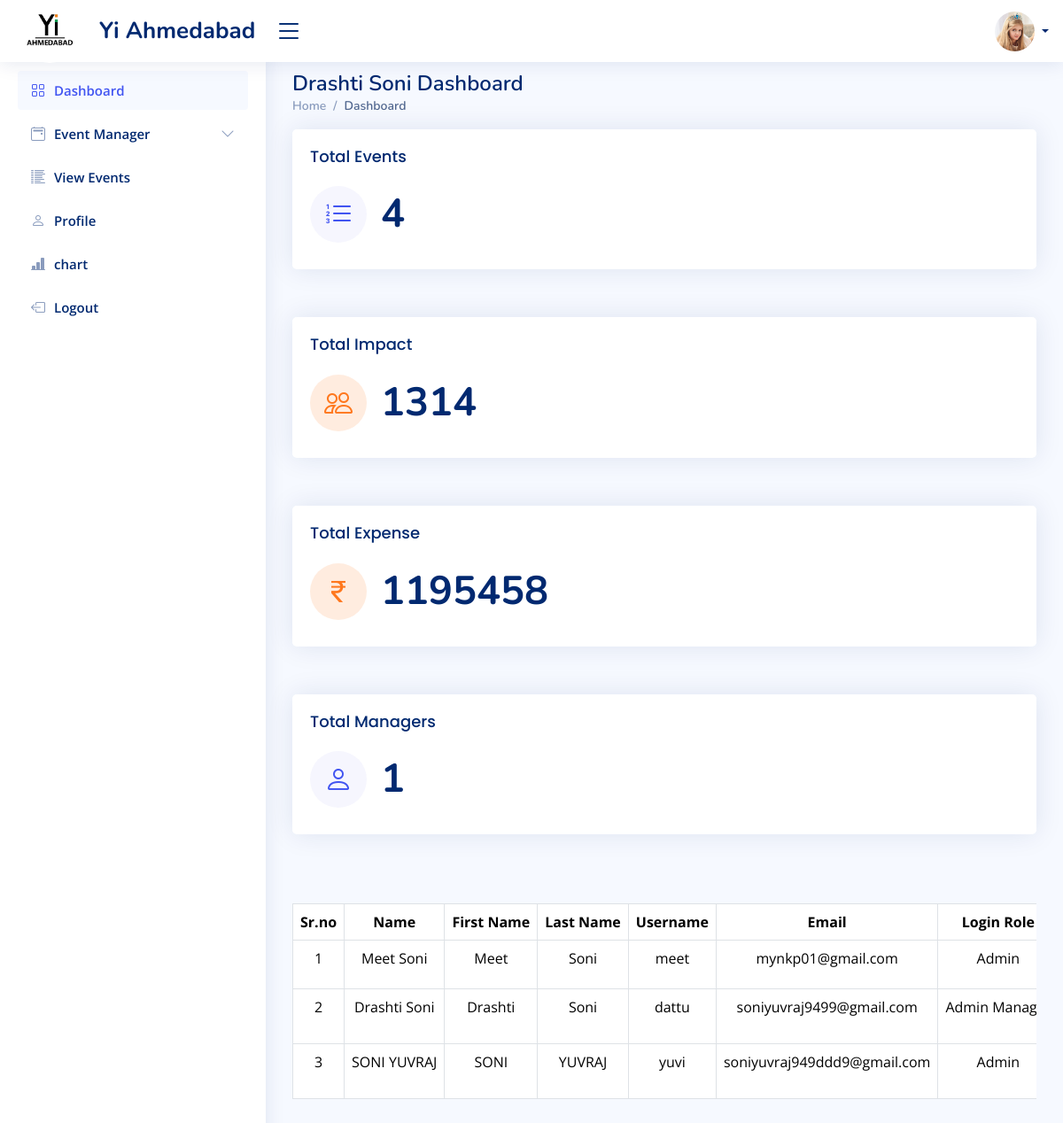
Before: /Admin-Dashboard (signed in) with the older database file.
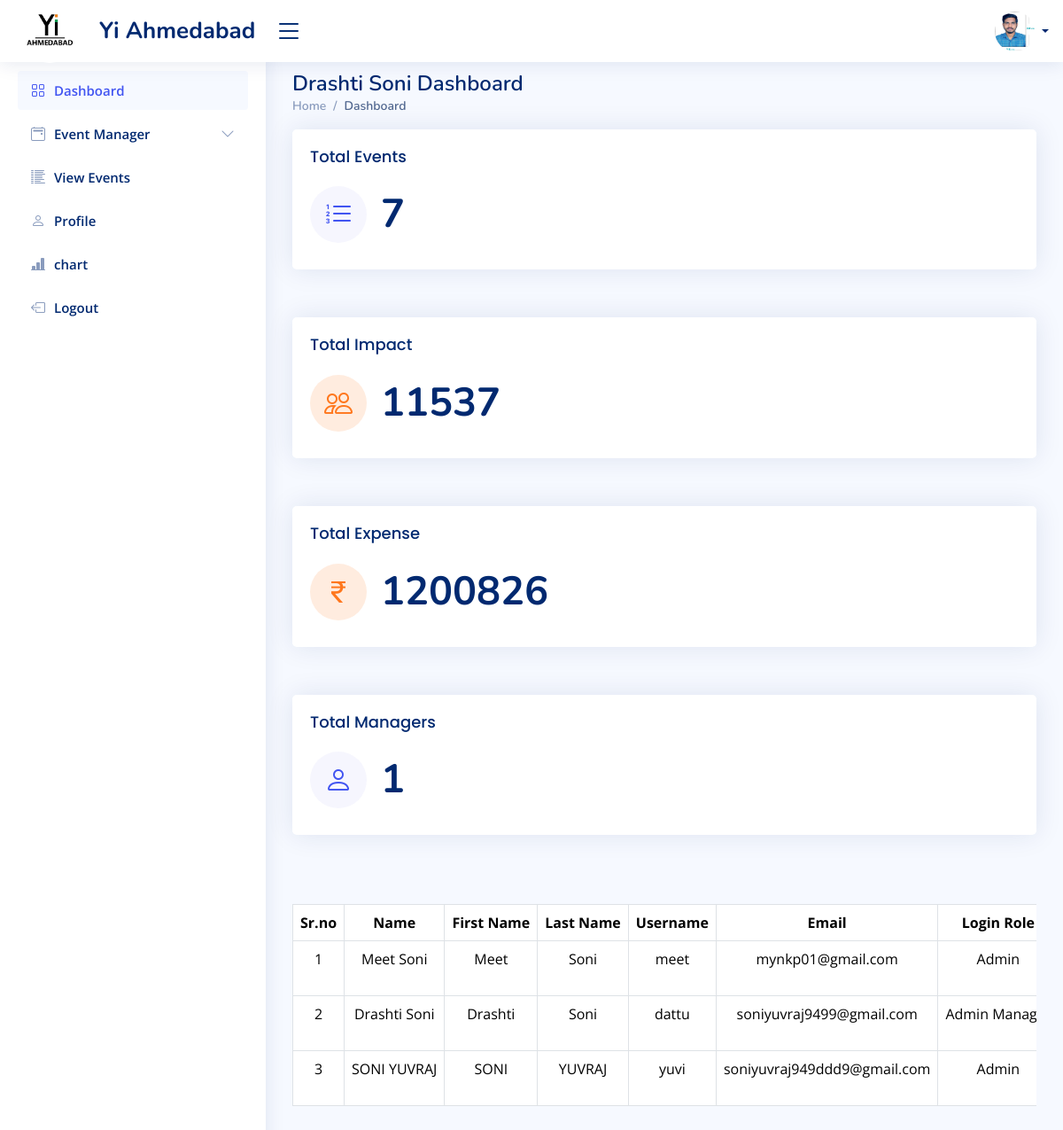
After: the same page with the newer database file.
### admin_app/models.py (models this page shows)
class LoginSide(AbstractUser):
    id = models.UUIDField(primary_key=True,default=uuid.uuid4,editable=False)
    login_role = models.ManyToManyField(Login_Role,)
    first_name = models.CharField(max_length=200,null=True)
    last_name = models.CharField(max_length=200)
    email = models.EmailField(max_length=200,unique=True,)
    photo = models.ImageField(upload_to='user_photo/', null=True)
    phone_number = models.CharField(max_length=15,default='Phone Number')

### admin_app/views.py (the view)
# urls.py: path('Admin-Dashboard',Admin_Dashboard,name='Admin_Dashboard'),
@login_required(login_url='Admin_Login')
def Admin_Dashboard(request):
    if not request.user.login_role.filter(name='Admin').exists():
        return redirect('Error-Page')
    total_event = Event_Data.objects.count()
    total_user_data = LoginSide.objects.filter(login_role='Manager')
    total_user = total_user_data.count()
    total_expense_result = Event_Data.objects.aggregate(Sum('event_expense'))
    total_expense =total_expense_result['event_expense__sum'] if total_expense_result['event_expense__sum'] is not None else 0
    total_impact_result = Event_Data.objects.aggregate(Sum('total_impact'))
    total_impact = total_impact_result['total_impact__sum'] if total_impact_result['total_impact__sum']is not None else 0
    impact_avg = Event_Data.objects.aggregate(Avg('total_impact'))
    avg_impact = impact_avg['total_impact__avg'] if impact_avg['total_impact__avg']is not None else 0
    all_user = LoginSide.objects.filter(login_role__in=['Manager','Admin']).distinct()
    contex = {
        'users_data':all_user,
        'total_manager' :total_user,
        'total_event':total_event,
        'total_impact':total_impact,
        'impact_avg':avg_impact,
        'total_expense':total_expense,
    }
    return render(request, 'Admin/AdminDashboard.html',contex)

### admin_app/Templates/Admin/AdminDashboard.html (shortened to what the changed rows need)
{% load static %}
<!DOCTYPE html>
<html lang="en">
<head>
  <link href="{% static 'assets/vendor/bootstrap/css/bootstrap.min.css' %}" rel="stylesheet">
  <link href="{% static 'assets/vendor/bootstrap-icons/bootstrap-icons.css' %}" rel="stylesheet">
  <link href="{% static 'assets/css/style.css' %}" rel="stylesheet">
</head>
<body>
  {% include 'Admin/components/header.html' %}
  <main id="main" class="main">
    <div class="pagetitle">
      <h1>{{ user.first_name }} {{ user.last_name }} Dashboard</h1>
      <nav>
        <ol class="breadcrumb">
        </ol>
      </nav>
    </div>
    <section class="section dashboard">
      <div class="row">
        <div class="col-lg-12">
          <div class="row">
            <div class="col-xxl-3 col-xl-12 col-sm-12 mb-4">
              <div class="card info-card sales-card">
                <div class="card-body">
                  <div class="d-flex align-items-center">
                    <div class="ps-3">
                      <h6 class="count">{{ total_event }}</h6>
                    </div>
                  </div>
                </div>
              </div>
            </div>
            <div class="col-xxl-3 col-xl-12 col-sm-12 mb-4">
              <div class="card info-card customers-card">
                <div class="card-body">
                  <div class="d-flex align-items-center">
                    <div class="ps-3">
                      <h6 class="count">{{ total_impact }}</h6>
                    </div>
                  </div>
                </div>
              </div>
            </div>
            <div class="col-xxl-3 col-xl-12 col-sm-12 mb-4">
              <div class="card info-card customers-card">
                <div class="card-body">
                  <div class="d-flex align-items-center">
                    <div class="ps-3">
                      <h6 class="count">{{ total_expense }}</h6>
                    </div>
                  </div>
                </div>
              </div>
            </div>
          </div>
        </div>
      </div>
      <div class="table-responsive mt-4">
        <table class="table table-bordered">
          <thead>
            <tr class="text-nowrap" align="center">
              <th>Sr.no</th>
              <th>Name</th>
              <th>First Name</th>
              <th>Last Name</th>
              <th>Username</th>
              <th>Email</th>
              <th>Login Role</th>
            </tr>
          </thead>
           {% for manager in users_data %}
          <tbody>
              <tr class="text-nowrap" align="center">
                <td>{{ forloop.counter }}</td>
                <td>{{ manager.first_name }} {{ manager.last_name }}</td>
                <td>{{ manager.first_name }}</td>
                <td>{{ manager.last_name }}</td>
                <td>{{ manager.username }}</td>
                <td>{{ manager.email }}</td>
                <td>
                  {% for i in manager.login_role.all %}
                    {{ i.name }}
                  {% endfor %}
                </td>
              </tr>
            {% endfor %}
          </tbody>
        </table>
      </div>
    </section>
<br>
  </main>
</body>
</html>

### admin_app/Templates/Admin/components/header.html (shortened to what this page needs)
{% load static %}
<header id="header" class="header fixed-top d-flex align-items-center">
    <div class="d-flex align-items-center justify-content-between">
      <a href="{% url 'Admin_Dashboard' %}" class="logo d-flex align-items-center">
  <img src="{% static 'Image/YIIMG.png' %}" alt="logo img" class="rounded-circle" >
        <span class="d-none d-lg-block">Yi Ahmedabad</span>
      </a>
      <i class="bi bi-list toggle-sidebar-btn"></i>
    </div>
    <nav class="header-nav ms-auto">
      <ul class="d-flex align-items-center">
        <li class="nav-item dropdown pe-3">
          <a class="nav-link nav-profile d-flex align-items-center pe-0" href="#" data-bs-toggle="dropdown">
            <img src="{% if user.photo %}{{ user.photo.url }}{% else %}{% static 'Image/img.png' %}{% endif %}" height="45px" width="45px" alt="Profile" class="rounded-circle">
            <span class="d-none d-md-block dropdown-toggle ps-2"></span>
          </a>
        </li>
      </ul>
    </nav>
  </header>

Changed rows visible on the page:
changed LoginSide "Drashti": photo: a different picture
Other visible differences:
{{ total_event }}: "4" → "7"
{{ total_impact }}: "1314" → "11537"
{{ total_expense }}: "1195458" → "1200826"
